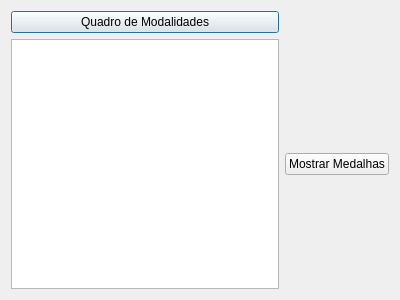
<?xml version="1.0" encoding="UTF-8"?>
<ui version="4.0">
 <class>CountryUserModalityScreen</class>
 <widget class="QDialog" name="CountryUserModalityScreen">
  <property name="geometry">
   <rect>
    <x>0</x>
    <y>0</y>
    <width>400</width>
    <height>300</height>
   </rect>
  </property>
  <property name="windowTitle">
   <string>Dialog</string>
  </property>
  <layout class="QGridLayout" name="gridLayout">
   <item row="1" column="0">
    <widget class="QListWidget" name="listWidget"/>
   </item>
   <item row="0" column="0">
    <widget class="QPushButton" name="btn_boardModality">
     <property name="text">
      <string>Quadro de Modalidades</string>
     </property>
    </widget>
   </item>
   <item row="1" column="1">
    <widget class="QPushButton" name="btn_showMedals">
     <property name="text">
      <string>Mostrar Medalhas</string>
     </property>
    </widget>
   </item>
  </layout>
 </widget>
 <resources/>
 <connections/>
</ui>
